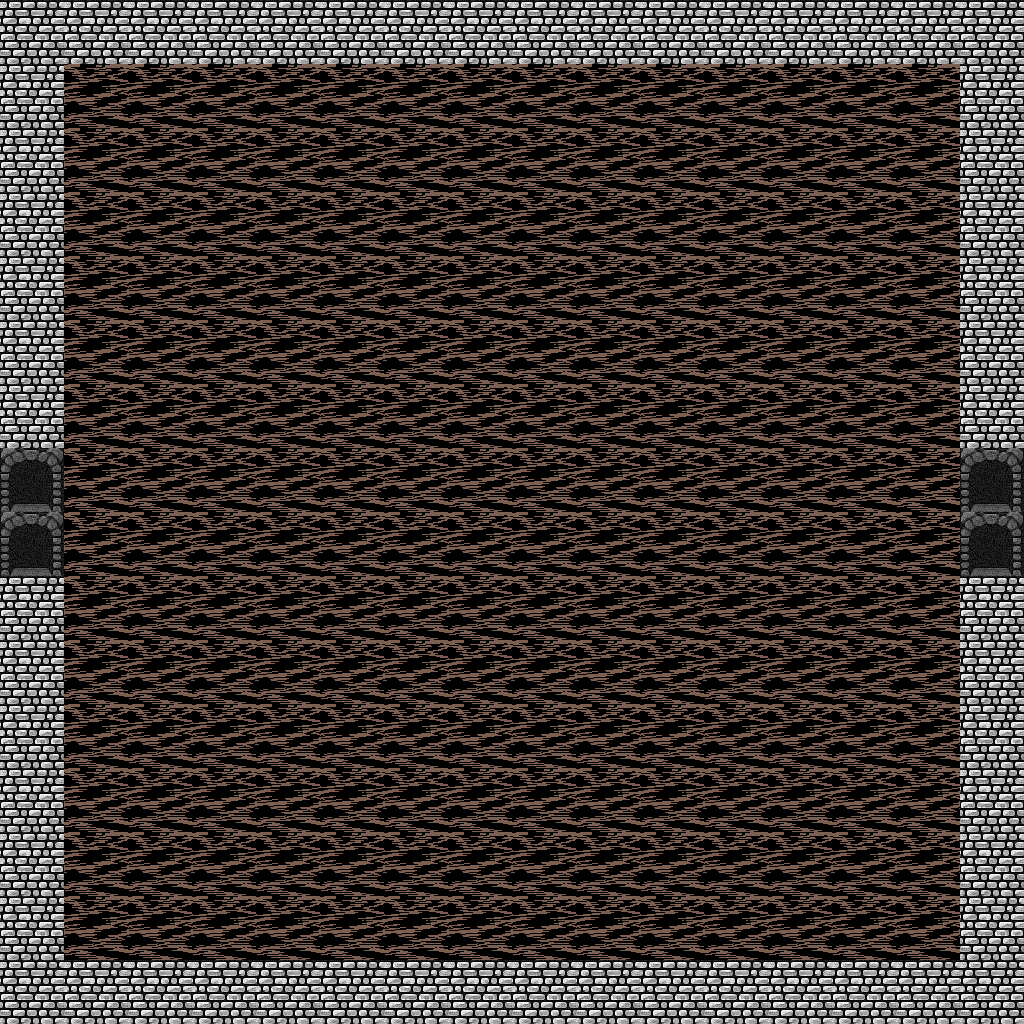

This is a level from a 2D game, rendered from its Tiled map with the project's own tilesets. A one-line summary and the map file follow, with tile-layer data summarised:
An orthogonal 16x16 tile map with 64x64 px tiles, 2 tile layers (Ground, Walls), 3 tilesets and 17 objects (2x NORTH, 2x WEST, 2x SOUTH, 2x EAST).

<map version="1.0" orientation="orthogonal" renderorder="right-down" width="16" height="16" tilewidth="64" tileheight="64">
 <properties>
  <property name="ExitPoints" value="EW" />
 </properties>
 <tileset firstgid="1" name="simpletiles" tilewidth="64" tileheight="64" spacing="1">
  <image source="simpletiles.png" width="130" height="130" />
 </tileset>
 <tileset firstgid="5" name="cavefloor" tilewidth="64" tileheight="64">
  <image source="cavefloor.png" width="196" height="196" />
 </tileset>
 <tileset firstgid="14" name="tiles64" tilewidth="64" tileheight="64">
  <image source="tiles64.png" width="768" height="320" />
 </tileset>
 <layer name="Ground" width="16" height="16">
  <data>[256 cells, 201 non-empty, 3 distinct tile ids]</data>
 </layer>
 <layer name="Walls" width="16" height="16">
  <data>[256 cells, 60 non-empty, 2 distinct tile ids]</data>
 </layer>
 <objectgroup name="collisionObjects">
  <object x="0" y="0" width="448" height="64" />
  <object x="995" y="345" height="1" />
  <object x="960" y="64" width="64" height="384" />
  <object x="0" y="64" width="64" height="384" />
  <object x="0" y="576" width="64" height="384" />
  <object x="960" y="576" width="64" height="384" />
  <object x="576" y="0" width="448" height="64" />
  <object x="0" y="960" width="448" height="64" />
  <object x="576" y="960" width="448" height="64" />
 </objectgroup>
 <objectgroup name="portalObjects">
  <object type="NORTH" x="448" y="0" width="128" height="64" />
  <object type="WEST" x="0" y="448" width="64" height="128" />
  <object type="SOUTH" x="448" y="960" width="128" height="64" />
  <object type="EAST" x="960" y="448" width="64" height="128" />
 </objectgroup>
 <objectgroup name="spawnPoints">
  <object type="WEST" x="130" y="514" />
  <object type="EAST" x="880" y="502" width="12" height="17" />
  <object type="SOUTH" x="514" y="935" />
  <object type="NORTH" x="509" y="131" />
 </objectgroup>
</map>
